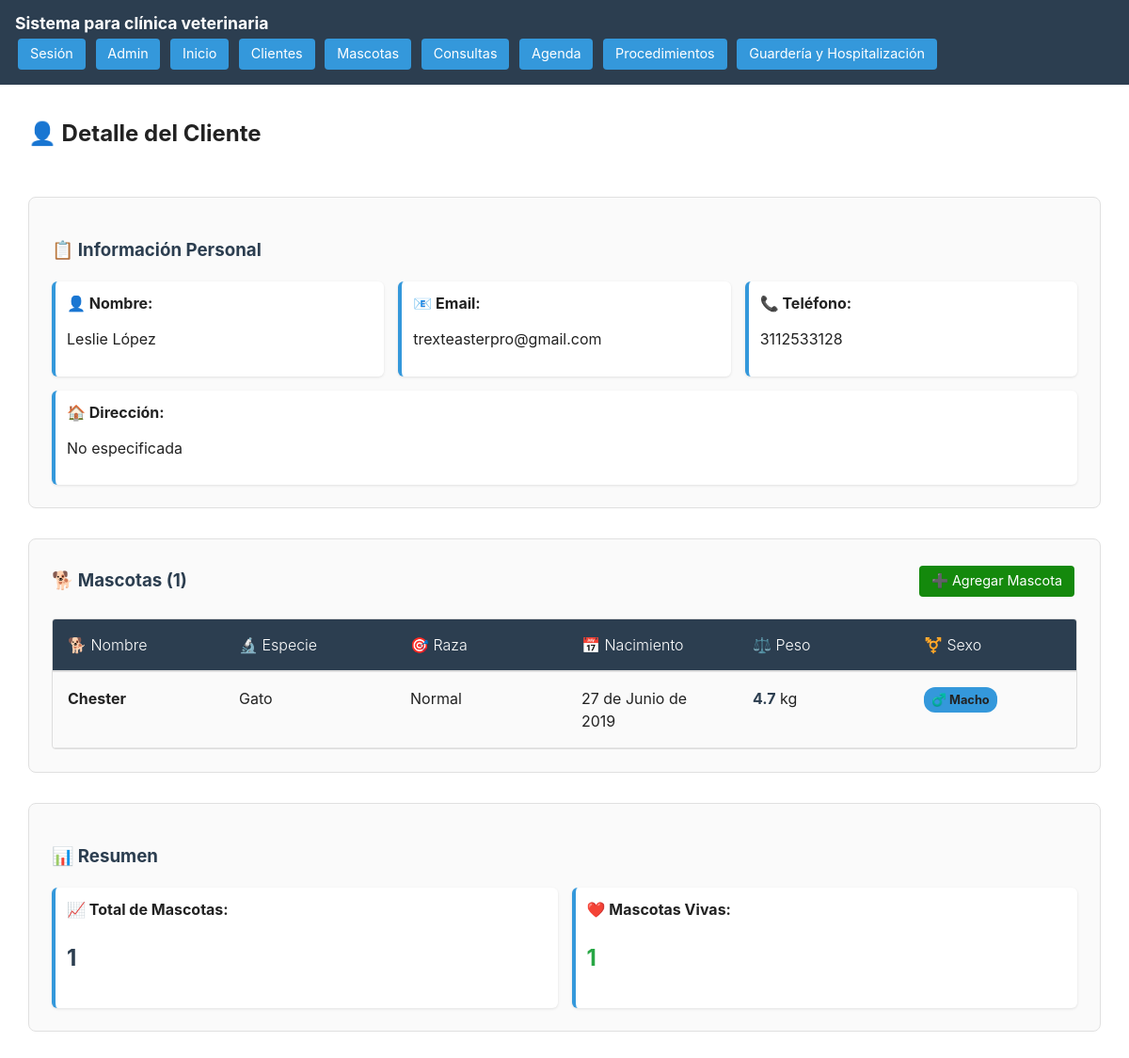
/cliente/1/ (signed in), run on the app's committed database.
### ClientesMascotas/models.py (models this page shows)
class Clientes(models.Model):
    nombre = models.CharField(max_length=255)
    email = models.EmailField(unique=True, blank = True)
    telefono = models.CharField(max_length=20, unique = True)
    direccion = models.TextField(blank=True)

class Mascotas(models.Model):
    SEXOS = [
        ('macho', 'macho'),
        ('hembra', 'hembra'),
    ]
    cliente = models.ForeignKey(Clientes, on_delete=models.CASCADE)
    nombre = models.CharField(max_length=255)
    especie = models.CharField(max_length=255)
    raza = models.CharField(max_length=255)
    fechaNacimiento = models.DateField()
    peso = models.FloatField()
    vacunas = models.TextField(blank=True)
    ultimaDesparasitacion = models.DateField(blank= True, null=True)
    ultimoDesparasitante = models.TextField(blank=True)
    alergias = models.TextField(blank=True)
    vive = models.BooleanField(default=True)
    sexo = models.CharField(
        max_length=20,
        choices=SEXOS,
        default='macho'  # puedes poner un valor por defecto si quieres
    )
    alimento = models.TextField(blank = True)

### ClientesMascotas/views.py (the view)
# urls.py: path('cliente/<int:cliente_id>/', views.detalle_cliente, name='detalle_cliente'),
@login_required
def detalle_cliente(request, cliente_id):
    cliente = get_object_or_404(Clientes, id=cliente_id)
    mascotas = Mascotas.objects.filter(cliente=cliente).order_by('nombre')
    mascotasVivas = Mascotas.objects.filter(cliente=cliente, vive = True).count()
    context = {
        'cliente': cliente,
        'mascotas': mascotas,
        'mascotasVivas': mascotasVivas
    }
    return render(request, 'clientesMascotas/Clientes/detalleCliente.html', context)

### templates/clientesMascotas/Clientes/detalleCliente.html (shortened to what this page needs)
{% extends 'base.html' %}
{% load static %}
{% block content %}
<section class="container">
    <div class="header-actions">
        <h2>👤 Detalle del Cliente</h2>
    </div>
    <div class="form-section">
        <h3 style="color: var(--brand-bg); margin-bottom: 20px;">📋 Información Personal</h3>
        <div class="info-grid">
            <div class="info-item">
                <strong>👤 Nombre:</strong>
                <p>{{ cliente.nombre }}</p>
            </div>
            <div class="info-item">
                <strong>📧 Email:</strong>
                <p>{{ cliente.email|default:"No especificado" }}</p>
            </div>
            <div class="info-item">
                <strong>📞 Teléfono:</strong>
                <p>{{ cliente.telefono|default:"No especificado" }}</p>
            </div>
            <div class="info-item full-width">
                <strong>🏠 Dirección:</strong>
                <p>{{ cliente.direccion|default:"No especificada"|linebreaks }}</p>
            </div>
        </div>
    </div>
    <div class="form-section">
        <div style="display: flex; justify-content: space-between; align-items: center; margin-bottom: 20px;">
            <h3 style="color: var(--brand-bg); margin: 0;">🐕 Mascotas ({{ mascotas|length }})</h3>
            <a href="{% url 'agregar_mascota' %}?cliente_id={{ cliente.id }}" class="btn-agregar">
                ➕ Agregar Mascota
            </a>
        </div>
        {% if mascotas %}
        <div class="custom-table-container">
            <table class="custom-table">
                <thead>
                    <tr>
                        <th>🐕 Nombre</th>
                        <th>🔬 Especie</th>
                        <th>🎯 Raza</th>
                        <th>📅 Nacimiento</th>
                        <th>⚖️ Peso</th>
                        <th>⚧️ Sexo</th>
                    </tr>
                </thead>
                <tbody>
                    {% for mascota in mascotas %}
                    <tr>
                        <td>
                            <strong>{{ mascota.nombre }}</strong>
                        </td>
                        <td>{{ mascota.especie|default:"-" }}</td>
                        <td>{{ mascota.raza|default:"-" }}</td>
                        <td>{{ mascota.fechaNacimiento }}</td>
                        <td>
                            <span class="weight-value">{{ mascota.peso|default:"0" }}</span> kg
                        </td>
                        <td>
                            {% if mascota.sexo == 'macho' %}
                                <span class="badge" style="background: #3498db;">♂️ Macho</span>
                            {% else %}
                                <span class="badge" style="background: #e84393;">♀️ Hembra</span>
                            {% endif %}
                        </td>
                    </tr>
                    {% endfor %}
                </tbody>
            </table>
        </div>
        {% else %}
        <div class="no-data">
            <p>📝 Este cliente no tiene mascotas registradas.</p>
        </div>
        {% endif %}
    </div>
    <div class="form-section">
        <h3 style="color: var(--brand-bg); margin-bottom: 20px;">📊 Resumen</h3>
        <div class="info-grid compact">
            <div class="info-item">
                <strong>📈 Total de Mascotas:</strong>
                <p style="font-size: 1.5em; font-weight: bold; color: var(--brand-bg);">
                    {{ mascotas|length }}
                </p>
            </div>
            <div class="info-item">
                <strong>❤️ Mascotas Vivas:</strong>
                <p style="font-size: 1.5em; font-weight: bold; color: var(--success-color);">
                    {{ mascotasVivas|default:0 }}
                </p>
            </div>
        </div>
    </div>
</section>
{% endblock %}

### static/styles/main.css (style rules this page uses)
:root { --brand-bg: #2c3e50; --btn-bg: #3498db; --btn-bg-hover: #2980b9; --text-on-brand: #ffffff; --btn-agr: #14890c; --btn-agr-hover: #0fda15; --btn-regresar: #e67e22; --btn-regresar-hover: #a85904; --form-bg: #fafafa; --form-border: #e0e0e0; --error-color: #d9534f; --success-color: #28a745; }
body { margin: 0; font-family: -apple-system, BlinkMacSystemFont, 'Segoe UI', Roboto, 'Helvetica Neue', Arial; line-height: 1.4; color: #222; }
.btn-home, .btn-agregar, .btn-regresar { display: inline-block; padding: 0.4rem 0.8rem; color: white; text-decoration: none; border-radius: 4px; margin: 0.2rem; border: none; cursor: pointer; font-size: 0.9rem; }
.btn-agregar { background: var(--btn-agr); }
.form-section { margin-bottom: 2rem; padding: 1.5rem; border: 1px solid var(--form-border); border-radius: 8px; background: var(--form-bg); }
.full-width { grid-column: 1 / -1; }
.custom-table-container { overflow-x: auto; border: 1px solid #ddd; border-radius: 4px; margin-top: 1rem; }
.custom-table { width: 100%; border-collapse: collapse; table-layout: auto; }
.custom-table thead th { text-align: left; padding: 1rem 1rem; background: var(--brand-bg); color: var(--text-on-brand); font-weight: 300; border-bottom: 2px solid #ddd; white-space: normal; word-wrap: break-word; word-break: break-word; }
.custom-table tbody td { padding: 1rem 1rem; border-bottom: 1px solid #e6e6e6; vertical-align: top; word-wrap: break-word; word-break: break-word; line-height: 1.5; min-width: 150px; }
.weight-value { font-weight: bold; color: var(--brand-bg); }
.header-actions { display: flex; justify-content: space-between; align-items: center; margin-bottom: 30px; flex-wrap: wrap; gap: 15px; }
.info-grid { display: grid; grid-template-columns: repeat(auto-fit, minmax(300px, 1fr)); gap: 15px; margin-top: 15px; }
.info-grid.compact { grid-template-columns: repeat(auto-fit, minmax(200px, 1fr)); }
.info-item { padding: 12px; background: white; border-radius: 6px; border-left: 4px solid var(--btn-bg); box-shadow: 0 1px 3px rgba(0,0,0,0.1); }
.info-item.full-width { grid-column: 1 / -1; }
.badge { display: inline-block; padding: 4px 8px; border-radius: 12px; font-size: 0.8rem; font-weight: bold; }
.container { padding: 1rem; max-width: 100%; margin: 0 auto; }
@media (min-width: 1200px) { .container { max-width: 1140px; } }

### data on the page
Clientes: nombre "Leslie López", email "trexteasterpro@gmail.com", telefono "3112533128", direccion "No especificada"
Mascotas: nombre "Chester", especie "Gato", raza "Normal", fechaNacimiento "27 de Junio de 2019", peso "4.7", sexo "♂️ Macho"

### other printed values
{{ mascotas|length }} "1"
{{ mascotasVivas|default:0 }} "1"
